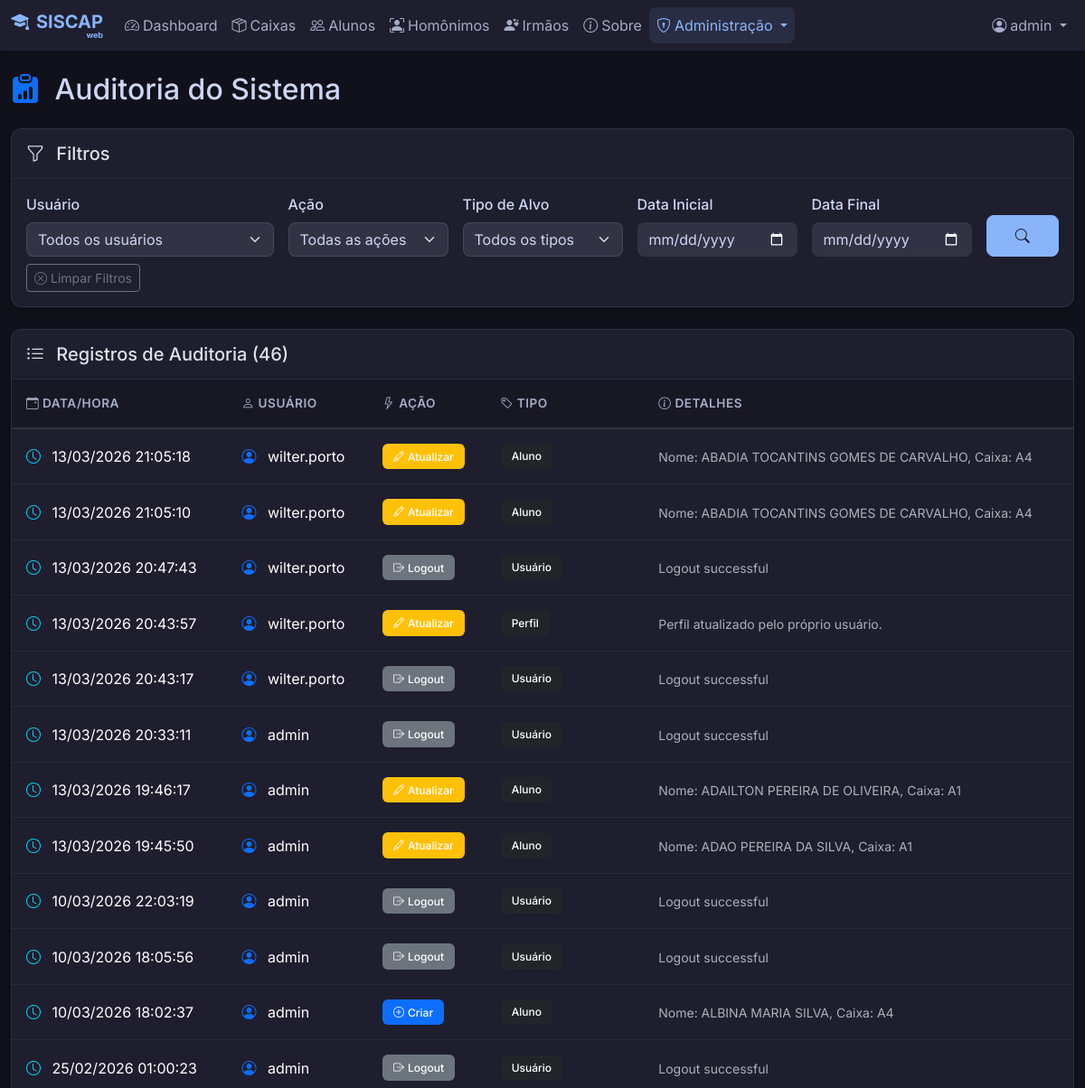
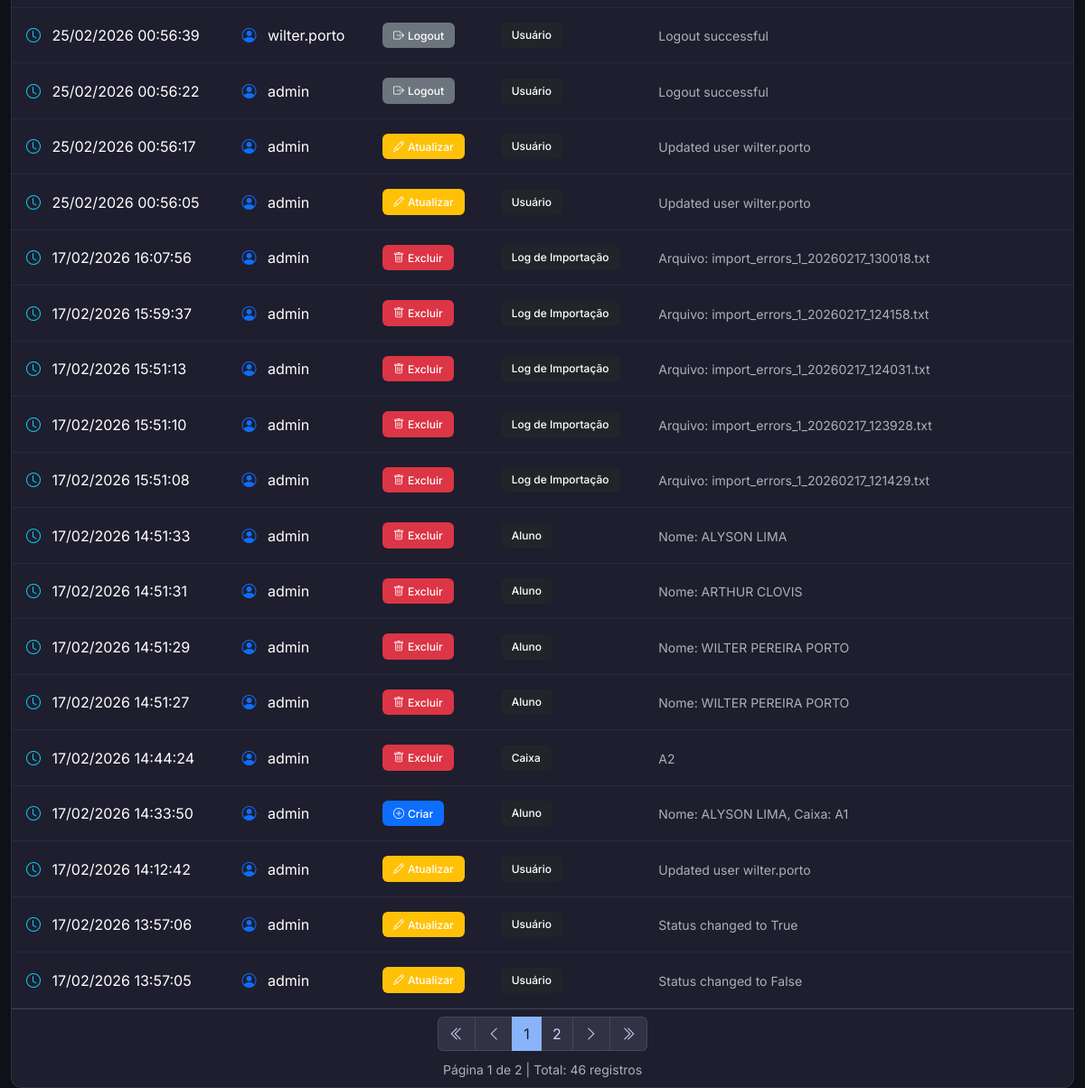
Page /auditoria (signed in) on the earlier database version (2 pictures, top to bottom).
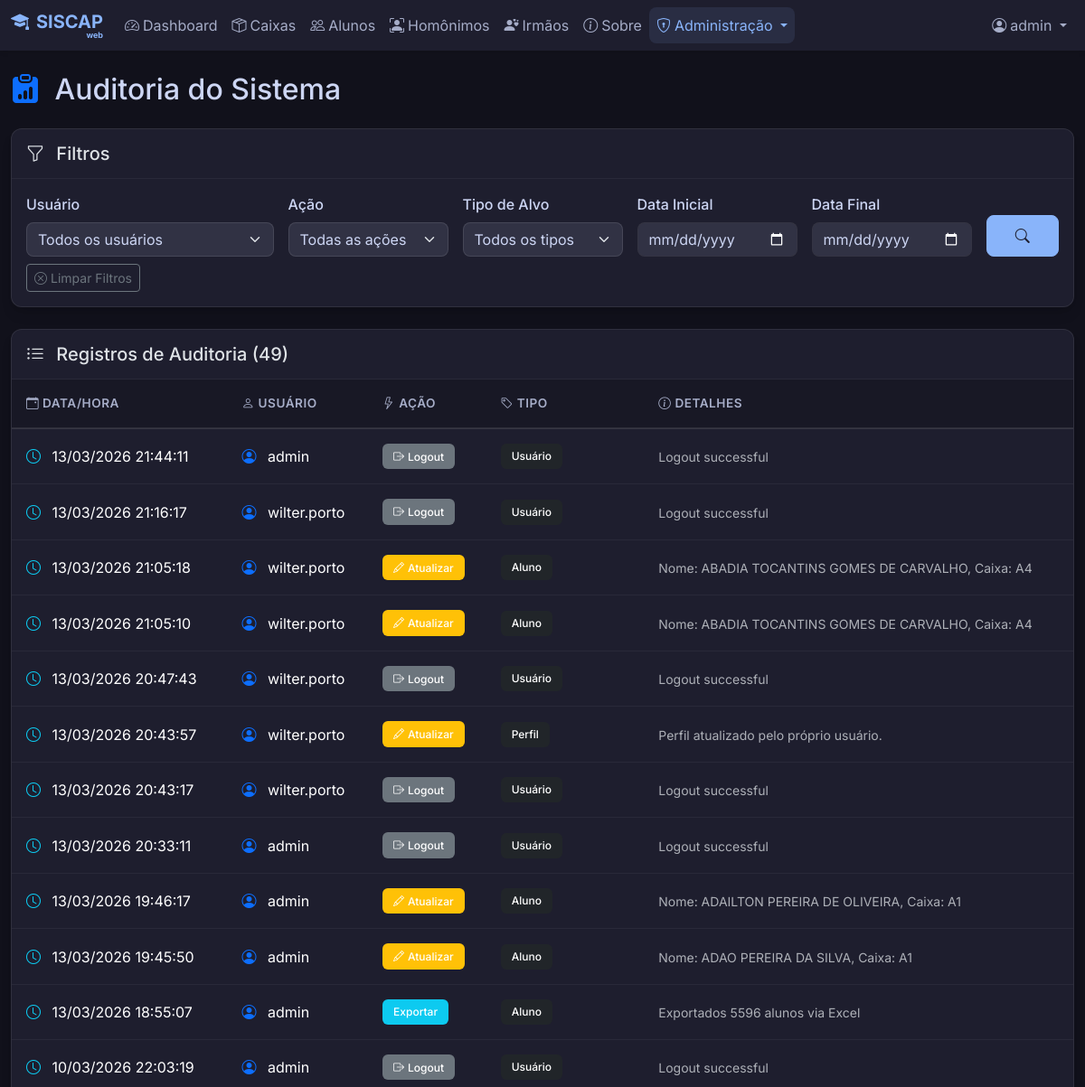
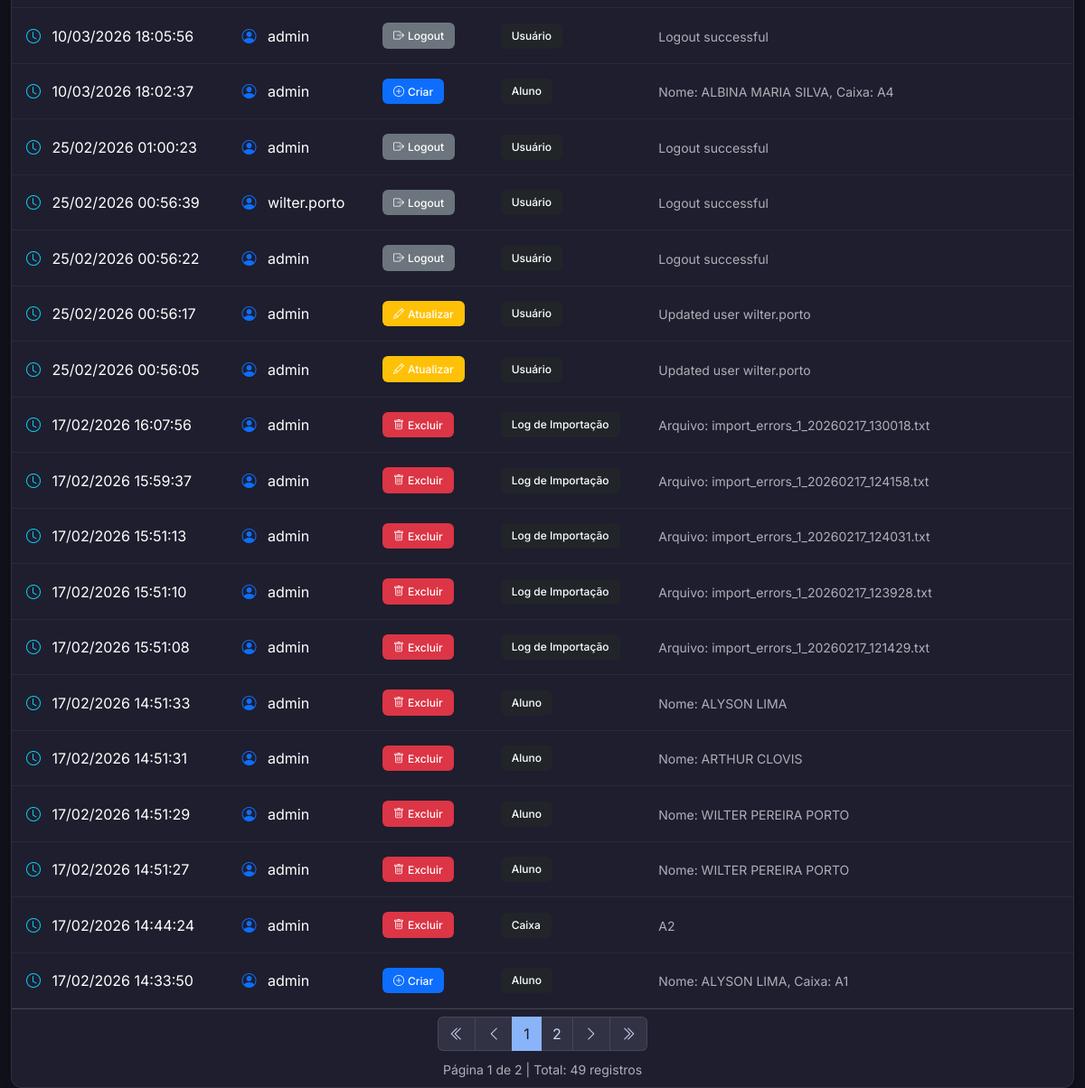
Same page on the later database version (2 pictures, top to bottom).
### models.py (models this page shows, shortened)
class Audit(db.Model):
    id = db.Column(db.Integer, primary_key=True)
    user_id = db.Column(db.Integer, db.ForeignKey('user.id'), nullable=True)
    action = db.Column(db.String(50), nullable=False) # CREATE, UPDATE, DELETE, LOGIN
    target_type = db.Column(db.String(50), nullable=False) # Aluno, User, Caixa
    target_id = db.Column(db.Integer, nullable=True)
    details = db.Column(db.Text, nullable=True)
    timestamp = db.Column(db.DateTime, default=get_local_time)
    user = db.relationship('User', backref=db.backref('audits', lazy=True))

class User(UserMixin, db.Model):
    id = db.Column(db.Integer, primary_key=True)
    username = db.Column(db.String(80), unique=True, nullable=False)
    full_name = db.Column(db.String(120), nullable=True) # "Nome"
    cpf = db.Column(db.String(14), unique=True, nullable=True) # Formatted CPF 000.000.000-00
    email = db.Column(db.String(120), unique=True, nullable=True)
    password_hash = db.Column(db.String(200), nullable=False)
    role = db.Column(db.String(20), default='Usuário')
    active = db.Column(db.Boolean, default=True)

### app.py (the view, shortened to what this page needs)
@app.route('/auditoria')
@login_required
def auditoria():
    page = request.args.get('page', 1, type=int)
    user_filter = request.args.get('user', '', type=str)
    action_filter = request.args.get('action', '', type=str)
    target_type_filter = request.args.get('target_type', '', type=str)
    date_from = request.args.get('date_from', '', type=str)
    date_to = request.args.get('date_to', '', type=str)
    query = Audit.query
    if user_filter:
        query = query.filter(Audit.user_id == user_filter)
    if action_filter:
        query = query.filter(Audit.action == action_filter)
    if target_type_filter:
        query = query.filter(Audit.target_type == target_type_filter)
    if date_from:
        try:
            date_from_obj = datetime.strptime(date_from, '%Y-%m-%d')
            query = query.filter(Audit.timestamp >= date_from_obj)
        except ValueError:
            pass
    query = query.order_by(Audit.timestamp.desc())
    pagination = query.paginate(page=page, per_page=30)
    users = User.query.order_by(User.username).all()
    action_translations = {
        'LOGIN': 'Login',
        'LOGOUT': 'Logout',
        'CREATE': 'Criar',
        'UPDATE': 'Atualizar',
        'DELETE': 'Excluir',
        'EXPORT': 'Exportar'
    }
    target_type_translations = {
        'User': 'Usuário',
        'Aluno': 'Aluno',
        'Caixa': 'Caixa',
        'ImportLog': 'Log de Importação'
    }
    actions = [
        {'value': 'LOGIN', 'label': 'Login'},
        {'value': 'LOGOUT', 'label': 'Logout'},
        {'value': 'CREATE', 'label': 'Criar'},
        {'value': 'UPDATE', 'label': 'Atualizar'},
        {'value': 'DELETE', 'label': 'Excluir'},
        {'value': 'EXPORT', 'label': 'Exportar'}
    ]
    target_types = [
        {'value': 'User', 'label': 'Usuário'},
        {'value': 'Aluno', 'label': 'Aluno'},
        {'value': 'Caixa', 'label': 'Caixa'},
        {'value': 'ImportLog', 'label': 'Log de Importação'}
    ]
    return render_template('auditoria.html',
                         pagination=pagination,
                         users=users,
                         actions=actions,
                         target_types=target_types,
                         action_translations=action_translations,
                         target_type_translations=target_type_translations,
                         user_filter=user_filter,
                         action_filter=action_filter,
                         target_type_filter=target_type_filter,
                         date_from=date_from,
                         date_to=date_to)

### app.py (called while the page is built, shortened)
def cleanup_old_exports():
    global last_cleanup_time
    now = get_local_time()
    if last_cleanup_time and (now - last_cleanup_time) < timedelta(hours=1):
        return
    try:
        downloads_folder = os.path.join(app.root_path, 'static', 'downloads')
        if not os.path.exists(downloads_folder):
            return
    except Exception as e:
        print(f"Erro na rotina de limpeza de exportações: {e}")

def create_app(config_class=DevelopmentConfig):
    if os.environ.get('FLASK_ENV') == 'production':
        config_class = ProductionConfig
    app = Flask(__name__)
    app.config.from_object(config_class)
    app.config['PERMANENT_SESSION_LIFETIME'] = timedelta(minutes=10)
    db.init_app(app)
    login_manager = LoginManager()
    login_manager.login_view = 'login'
    login_manager.login_message = ''
    login_manager.login_message_category = 'info'
    login_manager.init_app(app)
    @login_manager.user_loader
    def load_user(user_id):
        return User.query.get(int(user_id))
    return app, login_manager

@app.context_processor
def inject_system_config():
    return dict(system_config=SystemConfig.query.first())

### templates/auditoria.html (shortened to what the changed rows need)
{% extends 'base.html' %}
{% block content %}
<div class="d-flex justify-content-between align-items-center mb-4">
    <h2 class="mb-0">
        <i class="bi bi-clipboard-data-fill me-2 text-primary"></i>
        Auditoria do Sistema
    </h2>
</div>
{% if pagination.items|length == 0 %}
<div class="card border-0 shadow-sm">
    <div class="card-body text-center py-5">
        <i class="bi bi-inbox text-muted" style="font-size: 4rem;"></i>
        <h5 class="mt-3 text-muted">Nenhum registro de auditoria encontrado</h5>
        <p class="text-muted">Os registros de auditoria aparecerão aqui conforme as ações forem realizadas no sistema.
        </p>
    </div>
</div>
{% else %}
<div class="card border-0 shadow-sm">
    <div class="card-header bg-transparent py-3">
        <h5 class="mb-0">
            <i class="bi bi-list-ul me-2"></i>
            Registros de Auditoria ({{ pagination.total }})
        </h5>
    </div>
    <div class="card-body p-0">
        <div class="table-responsive">
            <table class="table table-hover table-dark mb-0">
                <thead>
                    <tr>
                        <th scope="col" class="border-0">
                            <i class="bi bi-calendar-event me-1"></i>Data/Hora
                        </th>
                        <th scope="col" class="border-0">
                            <i class="bi bi-person me-1"></i>Usuário
                        </th>
                        <th scope="col" class="border-0">
                            <i class="bi bi-lightning me-1"></i>Ação
                        </th>
                        <th scope="col" class="border-0">
                            <i class="bi bi-tag me-1"></i>Tipo
                        </th>
                        <th scope="col" class="border-0">
                            <i class="bi bi-info-circle me-1"></i>Detalhes
                        </th>
                    </tr>
                </thead>
                <tbody>
                    {% for audit in pagination.items %}
                    <tr>
                        <td>
                            <i class="bi bi-clock text-info me-2"></i>
                            {{ audit.timestamp.strftime('%d/%m/%Y %H:%M:%S') }}
                        </td>
                        <td>
                            {% if audit.user %}
                            <i class="bi bi-person-circle text-primary me-2"></i>
                            {{ audit.user.username }}
                            {% else %}
                            <span class="text-muted">
                                <i class="bi bi-question-circle me-2"></i>Sistema
                            </span>
                            {% endif %}
                        </td>
                        <td>
                            {% if audit.action == 'LOGIN' %}
                            <span class="badge bg-success">
                                <i class="bi bi-box-arrow-in-right me-1"></i>Login
                            </span>
                            {% elif audit.action == 'LOGOUT' %}
                            <span class="badge bg-secondary">
                                <i class="bi bi-box-arrow-right me-1"></i>Logout
                            </span>
                            {% elif audit.action == 'CREATE' %}
                            <span class="badge bg-primary">
                                <i class="bi bi-plus-circle me-1"></i>Criar
                            </span>
                            {% elif audit.action == 'UPDATE' %}
                            <span class="badge bg-warning">
                                <i class="bi bi-pencil me-1"></i>Atualizar
                            </span>
                            {% elif audit.action == 'DELETE' %}
                            <span class="badge bg-danger">
                                <i class="bi bi-trash me-1"></i>Excluir
                            </span>
                            {% else %}
                            <span class="badge bg-info">{{ action_translations.get(audit.action, audit.action) }}</span>
                            {% endif %}
                        </td>
                        <td>
                            <span class="badge bg-dark">{{ target_type_translations.get(audit.target_type,
                                audit.target_type) }}</span>
                        </td>
                        <td>
                            <small class="text-muted">{{ audit.details or '-' }}</small>
                        </td>
                    </tr>
                    {% endfor %}
                </tbody>
            </table>
        </div>
    </div>
    {% if pagination.pages > 1 %}
    <div class="card-footer bg-transparent">
        <nav aria-label="Navegação de página">
            <ul class="pagination justify-content-center mb-0">
                <li class="page-item {% if not pagination.has_prev %}disabled{% endif %}">
                    <a class="page-link"
                        href="{{ url_for('auditoria', page=1, user=user_filter, action=action_filter, target_type=target_type_filter, date_from=date_from, date_to=date_to) }}">
                        <i class="bi bi-chevron-double-left"></i>
                    </a>
                </li>
                <li class="page-item {% if not pagination.has_prev %}disabled{% endif %}">
                    <a class="page-link"
                        href="{{ url_for('auditoria', page=pagination.prev_num, user=user_filter, action=action_filter, target_type=target_type_filter, date_from=date_from, date_to=date_to) }}">
                        <i class="bi bi-chevron-left"></i>
                    </a>
                </li>
                {% for p in pagination.iter_pages(left_edge=1, right_edge=1, left_current=1, right_current=2) %}
                {% if p %}
                <li class="page-item {% if p == pagination.page %}active{% endif %}">
                    <a class="page-link"
                        href="{{ url_for('auditoria', page=p, user=user_filter, action=action_filter, target_type=target_type_filter, date_from=date_from, date_to=date_to) }}">{{
                        p }}</a>
                </li>
                {% else %}
                <li class="page-item disabled"><span class="page-link">...</span></li>
                {% endif %}
                {% endfor %}
                <li class="page-item {% if not pagination.has_next %}disabled{% endif %}">
                    <a class="page-link"
                        href="{{ url_for('auditoria', page=pagination.next_num, user=user_filter, action=action_filter, target_type=target_type_filter, date_from=date_from, date_to=date_to) }}">
                        <i class="bi bi-chevron-right"></i>
                    </a>
                </li>
                <li class="page-item {% if not pagination.has_next %}disabled{% endif %}">
                    <a class="page-link"
                        href="{{ url_for('auditoria', page=pagination.pages, user=user_filter, action=action_filter, target_type=target_type_filter, date_from=date_from, date_to=date_to) }}">
                        <i class="bi bi-chevron-double-right"></i>
                    </a>
                </li>
            </ul>
        </nav>
        <div class="text-center mt-2">
            <small class="text-muted">
                Página {{ pagination.page }} de {{ pagination.pages }} | Total: {{ pagination.total }} registros
            </small>
        </div>
    </div>
    {% endif %}
</div>
{% endif %}
{% endblock %}

Differences in the rows shown:
no longer on this page (row unchanged): Audit: timestamp "17/02/2026 14:12:42", user.username "admin", action "UPDATE" (drawn), target_type "Usuário", details "Updated user wilter.porto"
no longer on this page (row unchanged): Audit: timestamp "17/02/2026 13:57:06", user.username "admin", action "UPDATE" (drawn), target_type "Usuário", details "Status changed to True"
no longer on this page (row unchanged): Audit: timestamp "17/02/2026 13:57:05", user.username "admin", action "UPDATE" (drawn), target_type "Usuário", details "Status changed to False"
added Audit: timestamp "13/03/2026 21:44:11", user.username "admin", action "LOGOUT" (drawn), target_type "Usuário", details "Logout successful"
added Audit: timestamp "13/03/2026 21:16:17", user.username "wilter.porto", action "LOGOUT" (drawn), target_type "Usuário", details "Logout successful"
added Audit: timestamp "13/03/2026 18:55:07", user.username "admin", get "Exportar", target_type "Aluno", details "Exportados 5596 alunos via Excel"
Other differences:
{{ pagination.total }}: "46" → "49"
